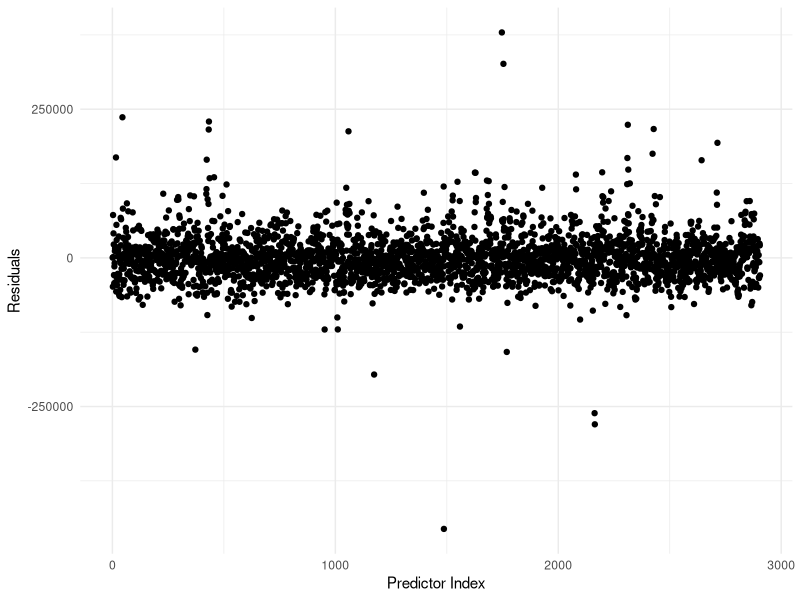
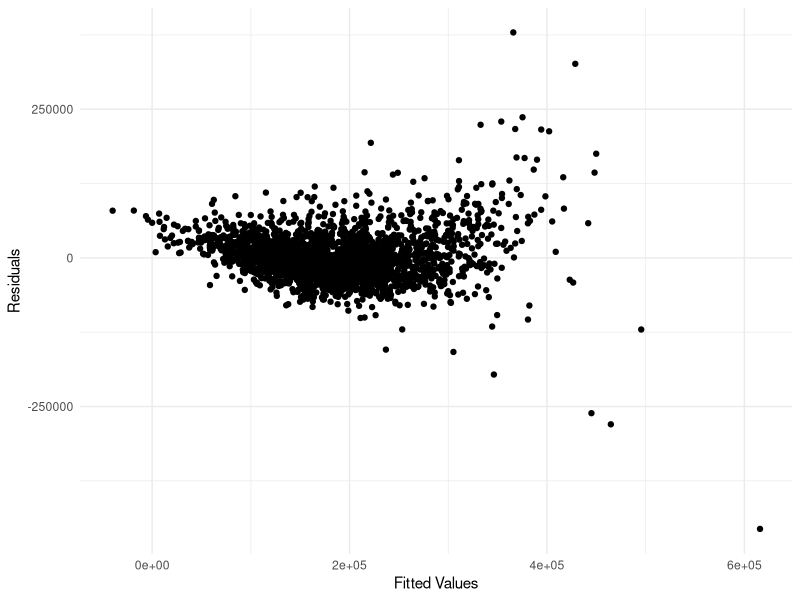
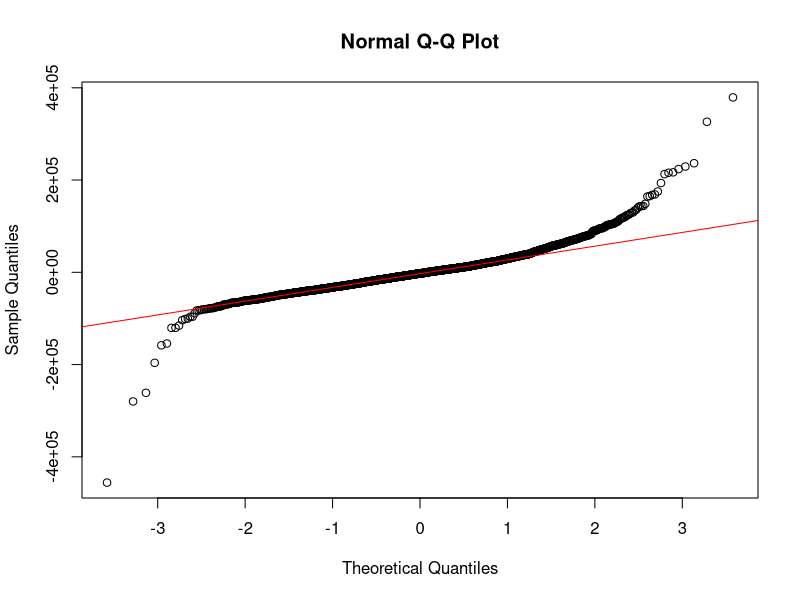
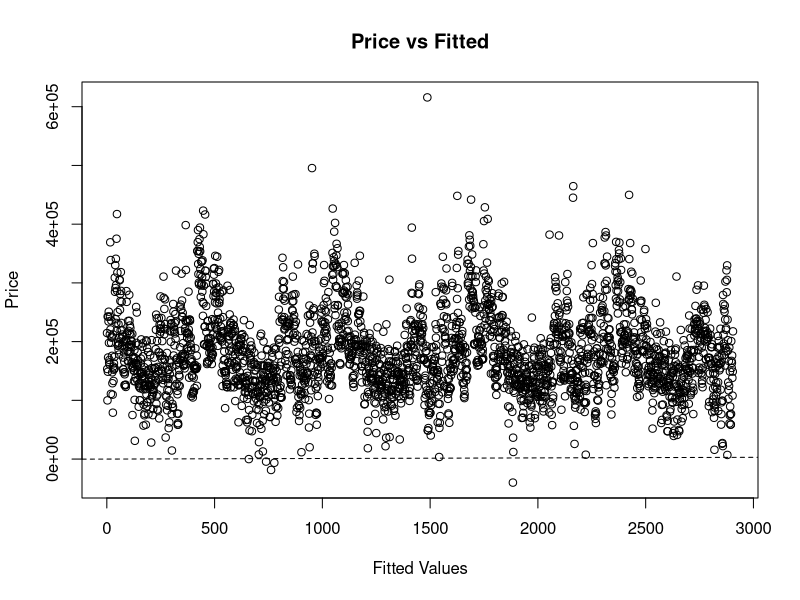
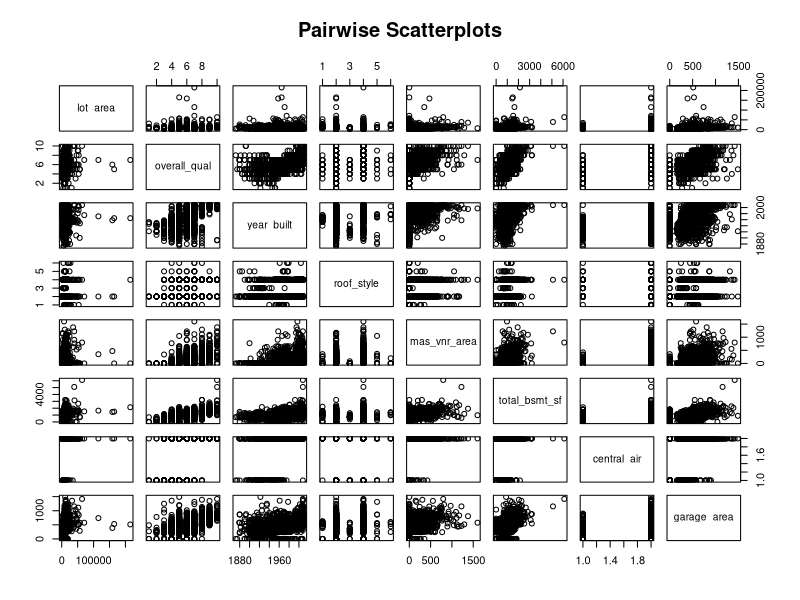

The R source for these figures, in order:
## ---- chunk 1
#| include: false
#| warning: false
#| message: false

library(tidyverse)
library(knitr)
## ---- chunk 2
#| include: false
#| warning: false
#| message: false

# Read data from cleaned data file
data <- read_csv(here::here("data", "cleaned_data.csv"))
## ---- chunk 3
#| include: false
#| warning: false
#| message: false

# Separate the dataset into two parts for better visualization
data1 <- data |> select(
  sale_price, lot_area, overall_qual, year_built, roof_style
)

data2 <- data |> select(
  mas_vnr_area, total_bsmt_sf, central_air, garage_area, misc_val
)
## ---- chunk 4
#| label: tbl-data-1
#| tbl-cap: Preview of Data (First Half)
#| echo: false
#| warning: false
#| message: false

# Visualize the first part of the dataset
kable(head(data1), format = "markdown")
## ---- chunk 5
#| label: tbl-data-2
#| tbl-cap: Preview of Data (Second Half)
#| echo: false
#| warning: false
#| message: false

# Visualize the second part of the dataset
kable(head(data2), format = "markdown")
## ---- chunk 6
#| echo: false
#| warning: false
#| message: false

# Generate a dataset that only consists numerical data
data_numerical <- data |>
  select(sale_price, lot_area, overall_qual, year_built,
         mas_vnr_area, total_bsmt_sf, garage_area, misc_val
  )
## ---- chunk 7
#| label: tbl-summary
#| tbl-cap: Summarize Table of Numerical Data
#| echo: false
#| warning: false
#| message: false

# Generate a summarize table
summary_table <- data.frame(
  Mean = round(apply(data_numerical, 2, mean), 2),
  Standard_Deviation = round(apply(data_numerical, 2, sd), 2),
  Median = round(apply(data_numerical, 2, median), 2)
)

kable(summary_table, format = "markdown")
## ---- chunk 8
#| echo: false
#| warning: false
#| message: false

# Convert variables to factors
data$central_air <- as.factor(data$central_air)
data$roof_style <- as.factor(data$roof_style)

# Fit the linear model
model <- lm(sale_price ~
              lot_area + overall_qual + year_built + roof_style +
              mas_vnr_area + total_bsmt_sf + central_air + garage_area +
              misc_val, data = data
)

# Take out the fitted values and residuals
fit <- fitted(model)
res <- resid(model)

# Create data frames
obs_res <- data.frame(obs = 1:length(res), res = res)
fit_res <- data.frame(fit = fit, res = res)
## ---- chunk 9
#| label: fig-obs-res
#| fig-cap: Residuals vs. Observation Index
#| echo: false
#| warning: false
#| message: false

# Plot residuals against observation index
ggplot(obs_res, aes(x = obs, y = res)) +
  geom_point() +
  xlab("Predictor Index") +
  ylab("Residuals") +
  theme_minimal()
## ---- chunk 10
#| label: fig-fit-res
#| fig-cap: Residuals vs. Fitted Values
#| echo: false
#| warning: false
#| message: false

# Plot residuals against fitted values
ggplot(fit_res, aes(x = fit, y = res)) +
  geom_point() +
  xlab("Fitted Values") +
  ylab("Residuals") +
  theme_minimal()
## ---- chunk 11
#| label: fig-qq
#| fig-cap: Q-Q Plot
#| echo: false
#| warning: false
#| message: false

# Plot the Q-Q plot
qqnorm(res)
qqline(res, col = "red")
## ---- chunk 12
#| label: fig-resi-resp
#| fig-cap: Residuals vs. Response
#| echo: false
#| warning: false
#| message: false

y_hat <- fitted(model)

# Comparing fitted values to the actual Price
plot(x = y_hat, y = data$Price, 
     main = "Price vs Fitted", 
     xlab = "Fitted Values", 
     ylab = "Price")

abline(a = 0, b = 1, lty = 2)
## ---- chunk 13
# Cleaned_data has columns 2 to 9 that need to plot
pairs(data[, 2:9], 
      main = "Pairwise Scatterplots")
